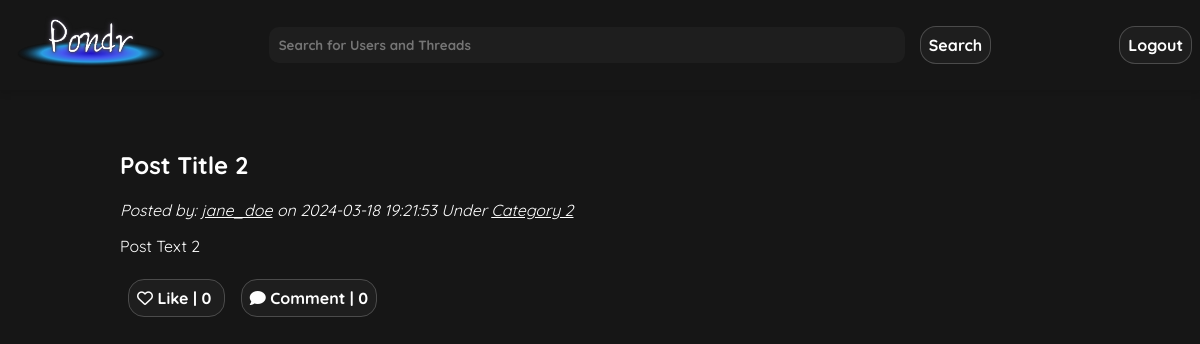
/pages/thread.php?postId=2 (signed in), run on the app's committed database.
### tables this page shows
CREATE TABLE posts (
    postId INT AUTO_INCREMENT,
    userId INT NOT NULL, 
    postDate DATETIME NOT NULL,  
    title VARCHAR(255) NOT NULL,
    text VARCHAR(3000) NOT NULL,  
    img VARCHAR(255),
    link VARCHAR(255),
    catId INT,
    likes INT NOT NULL DEFAULT 0,
    comment INT NOT NULL DEFAULT 0,
    PRIMARY KEY(postId,userId),
    FOREIGN KEY(userId) REFERENCES users(userId)
        ON DELETE CASCADE,
    FOREIGN KEY(catId) REFERENCES categories(catId)
        ON DELETE CASCADE
    
);

CREATE TABLE users (
    userId INT AUTO_INCREMENT,
    utype BIT(1) NOT NULL,  
    fName VARCHAR(255) NOT NULL,
    lName VARCHAR(255) NOT NULL,
    uName VARCHAR(255) NOT NULL UNIQUE,
    email VARCHAR(255) NOT NULL UNIQUE,
    pass VARCHAR(255) NOT NULL,
    bio VARCHAR(1000) NOT NULL,  
    pfp VARCHAR(255),
    recoveryKey VARCHAR(32),
    PRIMARY KEY(userId)
);

CREATE TABLE categories (
    catId INT AUTO_INCREMENT,
    userId INT NOT NULL,
    name VARCHAR(255) NOT NULL,
    count INT NOT NULL DEFAULT 0,  
    PRIMARY KEY(catId),
    FOREIGN KEY(userId) REFERENCES users(userId)
        ON DELETE CASCADE
);

### public/pages/thread.php (the view, shortened to what this page needs)
<!DOCTYPE html>
<html lang="en">
    <head>
        <link rel="stylesheet" href="../css/styles.css">
        <link rel="stylesheet" href="../css/threads.css">
    </head>
    <body>
        <?php require_once '../scripts/header.php'; ?>
        <main class="column-container margin-down">
            <div class="thread-container">
                <?php
                if (isset ($_GET['postId'])) {
                    $postId = $_GET['postId'];
                }
                $sql = "SELECT p.postId, p.userId, p.postDate, p.title, p.text, p.img, u.uName AS userName, c.name, c.catId FROM posts p JOIN users u ON p.userId = u.userId JOIN categories c ON p.catId=c.catId WHERE p.postId = ?";
                $prstmt = $conn->prepare($sql);
                $prstmt->bind_param("i", $postId);
                $prstmt->execute();
                $prstmt->bind_result($postId, $userId, $postDate, $postTitle, $postText, $postImg, $userName, $category, $catId);
                if ($prstmt->fetch()) {
                    echo "<article>";
                    echo "<h1> $postTitle </h1>";
                    echo "<i>Posted by: <a href=\"./profile.php?uName=$userName\">$userName</a> on <time>$postDate</time> Under <a href=\"./discussion.php?catId=$catId\">$category</a></i>";
                    echo "<p> $postText </p>";
                    echo " </article>";
                } else {
                    echo "Post Does Not Exist";
                }
                ?>
                <div id="icon-buttons">
                    <a href="" class="link-button" id="like-button"><i class="fa-regular fa-heart"></i> Like | <span
                            id="like-count"> 0 </span></a>
                    <a href="" class="link-button" id="add-comment" ><i class="fa-solid fa-comment" ></i> Comment | <span
                            id="comment-count"> 0 </span> </a>
                </div>
            </div>
        </main>
    </body>
</html>

### public/css/styles.css (style rules this page uses)
:root { --background-color: #161616; --navbar-dark: linear-gradient(145deg, #0A0A0A, #161616); --button-border: rgba(255, 255, 255, 0.2); --text-color: #ffffff; --button-hover-bg: #2A2A2A; --input-background: #1E1E1E; --input-hover: rgba(255, 255, 255, 0.1); --highlight-color: #3A7FFB; --box-shadow: 0 4px 6px rgba(0, 0, 0, 0.1); --pondr-font: 'Quicksand', sans-serif; }
a { color: white; }
body { margin: 0; padding: 0; font-family: var(--pondr-font); background-color: var(--background-color); color:var(--text-color); transition: all 0.2s ease; }
input[type="text"], input[type="password"], input[type="email"], button, .link-button, .form-button, .form-container textarea, .form-container select { font-family: var(--pondr-font); background-color: var(--input-background); color: var(--text-color); border: 0.1em solid var(--button-border); border-radius: 1em; transition: all 0.3s ease-in; padding: 0.5em; text-decoration: none; margin: 0em 0.5em; font-weight:bold; outline: none; }
.margin-down { margin-top: 2vw; align-items:flex-start; margin-bottom: 5em; }
.column-container { display: flex; flex-direction: column; align-items: center; height: 94vh; }

### public/css/threads.css (style rules this page uses)
.thread-container { width: 80%; padding: 1em 2em; }
#icon-buttons { margin-top: 2em; }

### data on the page
posts: title "Post Title 2", userId.uName "jane_doe", postDate "2024-03-18 19:21:53", catId.name "Category 2", text "Post Text 2"
